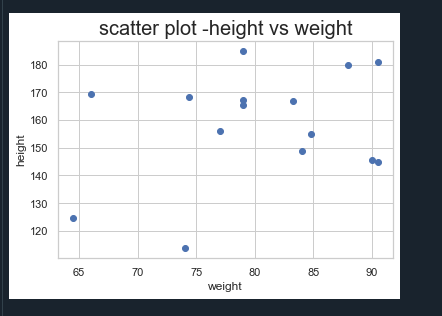

This chart was generated by the following Python code:
import matplotlib.pyplot as plt
weight=[83.3,74,64.5,79,90,84.8,84,88,66,77,79,90.5,79,90.5,74.390]
height=[167,113.7,124.8,165.5,145.4,155,149,180,169.5,156,167.3,145,185,181,168.4]
plt.scatter(weight,height)
plt.xlabel('weight')
plt.ylabel('height')
plt.title('scatter plot -height vs weight',fontsize=20)
plt.show()
